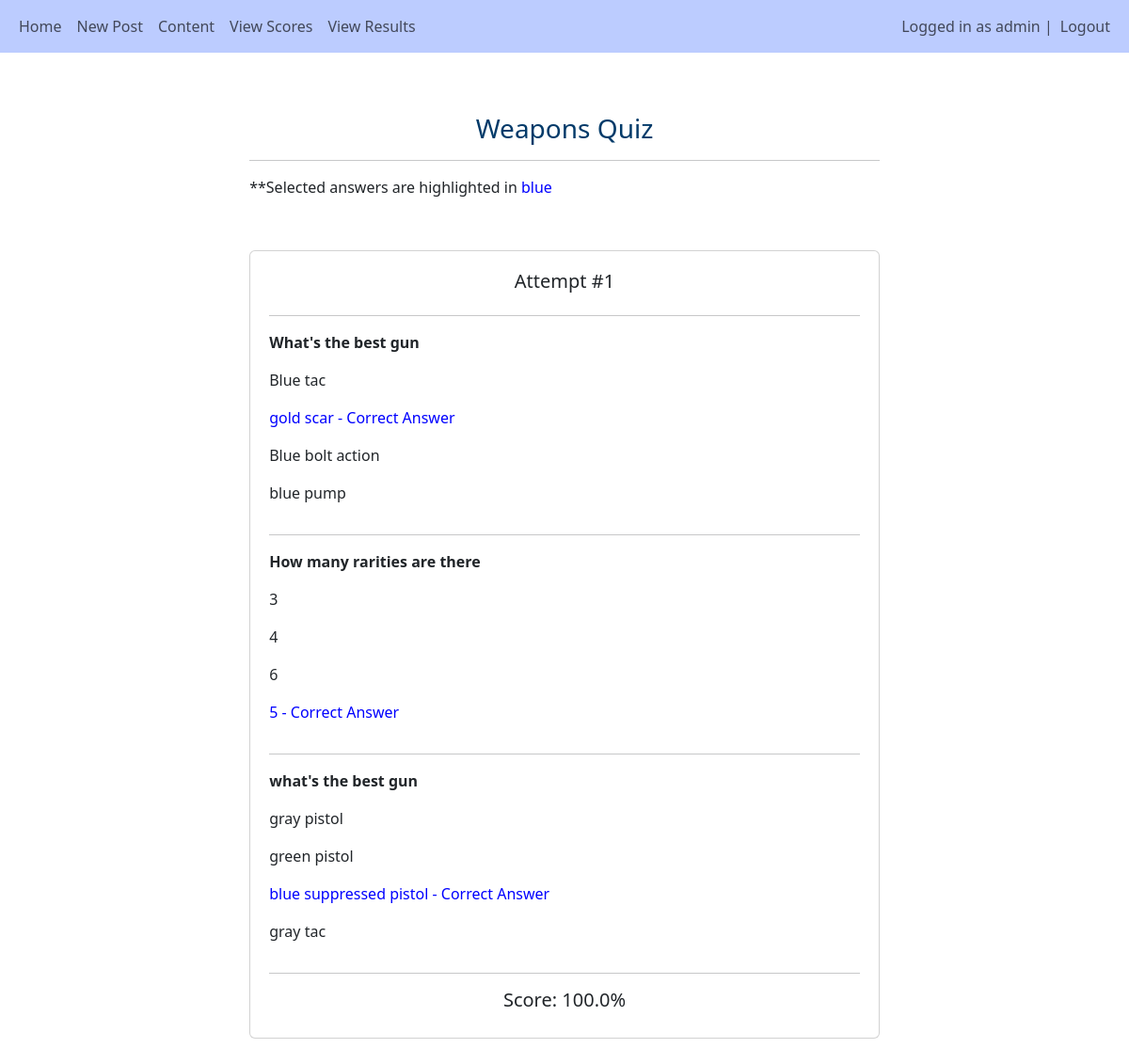
/home/group_results_detail/10/4 (signed in), run on the app's committed database.
### main/models.py (models this page shows, shortened)
class User(AbstractUser):
    is_teacher = models.BooleanField('Is teacher', default=False)
    is_student = models.BooleanField('Is student', default=False)

class Quiz(models.Model):
    subject = models.ForeignKey(Subject, null=True, related_name="quizzes", on_delete=models.CASCADE)
    title = models.CharField(max_length=255)
    weight = models.DecimalField(null=True, max_digits=5, decimal_places=0)
    max_attempts = models.IntegerField(default=3)

class Attempt(models.Model):
    student = models.ForeignKey(User, null=True, on_delete=models.CASCADE)
    quiz = models.ForeignKey(Quiz, null=True, related_name="attempts", on_delete=models.CASCADE)
    number = models.IntegerField(default=0)
    score = models.FloatField(null=True, blank=True)

class Question(models.Model):
    quiz = models.ForeignKey(Quiz, related_name="questions", null=True, on_delete=models.CASCADE)
    text = models.CharField('Question', max_length=255, blank=True)

class Answer(models.Model):
    question = models.ForeignKey(Question, related_name="answers", on_delete=models.CASCADE)
    text = models.CharField(max_length=255, null=True, blank=True)
    is_correct = models.BooleanField(null=True, blank=True)

### main/views.py (the view)
# urls.py: path('group_results_detail/<int:quiz_id>/<int:student_id>', views.group_results_detail, name="group_results_detail"),
@login_required(login_url="/login")
def group_results_detail(request, quiz_id, student_id):
    attempts = Attempt.objects.all()
    quiz = Quiz.objects.get(pk=quiz_id)
    attempted_answers = AttemptedAnswer.objects.all()
    user_attempts = []
    for attempt in attempts:
        if attempt.student.id == student_id and attempt.quiz == quiz:
            user_attempts.append(attempt)
    return render(request, 'main/results/group_results_detail.html', {"user_attempts":user_attempts, "quiz":quiz, "attempted_answers":attempted_answers})

### main/templatetags/filters.py (called while the page is built)
@register.filter(name='is_attempted')
def is_attempted(answer, attempt):
    return attempt.attempted_answers.filter(answer=answer).exists()

### main/templates/main/results/group_results_detail.html (shortened to what this page needs)
{% extends 'main/base.html'%}
{% load crispy_forms_tags %}
{% load filters %}
{% block content %}
<div style="width:60%; margin:auto">
    <br>
    <h3 style="text-align:center; color:rgb(0, 58, 105)">{{quiz.title}}</h3><hr>
    <p>**Selected answers are highlighted in <span style="color:blue">blue</span></p><br>
    {% for a in user_attempts %}
    <div class="card" style="padding:20px; margin-top:15px">
        <h5 style="text-align:center">Attempt #{{a.number}}</h5><hr>
        {% for question in quiz.questions.all %}
        <p style="font-weight:bold">{{question.text}}</p>
            {% for answer in question.answers.all %}
                {% with attempted=answer|is_attempted:a %}
                    {% if attempted %}
                        <p style="color:blue">{{answer.text}}{% if answer.is_correct %} - Correct Answer{% endif %}</p>
                    {% else %}
                        <p>{{answer.text}}{% if answer.is_correct %} - Correct Answer{% endif %}</p>
                    {% endif %}
                {% endwith %}
            {% endfor %}
            <hr>
        {% endfor %}
        <h5 style="text-align:center">Score: {{a.score}}%</h5>
    </div><br>
    {% endfor %}
</div><br>
{% endblock %}

### main/templates/main/base.html (shortened to what this page needs)
<!DOCTYPE html>
<html lang="en">
<head>
    <link href="https://cdn.jsdelivr.net/npm/bootstrap@5.3.2/dist/css/bootstrap.min.css" rel="stylesheet">
    <link rel="stylesheet" href="https://cdnjs.cloudflare.com/ajax/libs/font-awesome/4.7.0/css/font-awesome.min.css">
</head>
<body>
    <nav class="navbar navbar-light navbar-expand-lg" style="background-color: #bcccff;">
        <div class="container-fluid">
            <div>
                <ul class="nav navbar-nav">
                    <li class="nav-item">
                        <a class="nav-link" href="/home">Home</a>
                    </li>
                    {% if user.is_teacher %}
                    <li class="nav-item">
                        <a class="nav-link" href="/create_post">Post Content</a>
                    </li>
                    <li class="nav-item">
                        <a class="nav-link" href="/subjects">Subjects</a>
                    </li>
                    <li class="nav-item">
                        <a class="nav-link" href="/group_results">View Results</a>
                    </li>
                    <li class="nav-item">
                        <a class="nav-link" href="/group_scores">View Scores</a>
                    </li>
                    {% elif user.is_student %}
                    <li class="nav-item">
                        <a class="nav-link" href="/create_post">New Post</a>
                    </li>
                    <li class="nav-item">
                        <a class="nav-link" href="/content">Content</a>
                    </li>
                    <li class="nav_item">
                        <a class="nav-link" href="/ind_scores">View Scores</a>
                    </li>
                    <li class="nav-item">
                        <a class="nav-link" href="/ind_results">View Results</a>
                    </li>
                    {% endif %}
                </ul>
            </div>
            <div>
                <ul class="navbar-nav">
                    {% if user.is_authenticated %}
                    <span class="navbar-text">Logged in as {{user.username}} | </span>
                    <li class="nav-item">
                        <a class="nav-link" href="/logout">Logout</a>
                    </li>
                    {% else %}
                    <li class="nav-item">
                        <a class="nav-link" href="/login">Login</a>
                    </li>
                    {% endif %}
                </ul>
            </div>
        </div>
    </nav><br>
        <div class="container">
            {% block content %}
            {% endblock %}
        </div>
</body>
</html>

### data on the page
User: username "admin"
Quiz: title "Weapons Quiz"
Attempt: number "1", score "100.0"
Question: text "What's the best gun"
Answer: text "Blue tac"
Answer: text "gold scar", is_correct "- Correct Answer"
Answer: text "Blue bolt action"
Answer: text "blue pump"
Question: text "How many rarities are there"
Answer: text "3"
Answer: text "4"
Answer: text "6"
Answer: text "5", is_correct "- Correct Answer"
Question: text "what's the best gun"
Answer: text "gray pistol"
Answer: text "green pistol"
Answer: text "blue suppressed pistol", is_correct "- Correct Answer"
Answer: text "gray tac"
